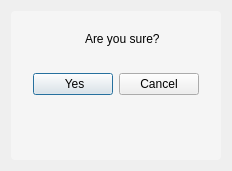
<?xml version="1.0" encoding="UTF-8"?>
<ui version="4.0">
 <class>ExitDialog</class>
 <widget class="QDialog" name="ExitDialog">
  <property name="geometry">
   <rect>
    <x>0</x>
    <y>0</y>
    <width>232</width>
    <height>171</height>
   </rect>
  </property>
  <property name="windowTitle">
   <string>Exit Waring</string>
  </property>
  <property name="styleSheet">
   <string notr="true"> 
#widget_back{
	background-color: rgba(255, 255, 255, 100);
		border-radius:4px;
}</string>
  </property>
  <layout class="QHBoxLayout" name="horizontalLayout_3">
   <item>
    <widget class="QWidget" name="widget_back" native="true">
     <layout class="QVBoxLayout" name="verticalLayout">
      <item>
       <widget class="QWidget" name="widget" native="true">
        <layout class="QHBoxLayout" name="horizontalLayout">
         <item>
          <spacer name="horizontalSpacer_3">
           <property name="orientation">
            <enum>Qt::Horizontal</enum>
           </property>
           <property name="sizeHint" stdset="0">
            <size>
             <width>40</width>
             <height>20</height>
            </size>
           </property>
          </spacer>
         </item>
         <item>
          <widget class="QLabel" name="label_2">
           <property name="text">
            <string/>
           </property>
           <property name="pixmap">
            <pixmap resource="../../rs/main_rs.qrc">:/mainrs/icon_wen.png</pixmap>
           </property>
          </widget>
         </item>
         <item>
          <widget class="QLabel" name="label">
           <property name="text">
            <string>Are you sure?</string>
           </property>
          </widget>
         </item>
         <item>
          <spacer name="horizontalSpacer_4">
           <property name="orientation">
            <enum>Qt::Horizontal</enum>
           </property>
           <property name="sizeHint" stdset="0">
            <size>
             <width>40</width>
             <height>20</height>
            </size>
           </property>
          </spacer>
         </item>
        </layout>
       </widget>
      </item>
      <item>
       <widget class="QWidget" name="widget_2" native="true">
        <layout class="QHBoxLayout" name="horizontalLayout_2">
         <item>
          <spacer name="horizontalSpacer">
           <property name="orientation">
            <enum>Qt::Horizontal</enum>
           </property>
           <property name="sizeHint" stdset="0">
            <size>
             <width>40</width>
             <height>20</height>
            </size>
           </property>
          </spacer>
         </item>
         <item>
          <widget class="QPushButton" name="pushButton_2">
           <property name="text">
            <string>  Yes </string>
           </property>
          </widget>
         </item>
         <item>
          <widget class="QPushButton" name="pushButton">
           <property name="text">
            <string>Cancel</string>
           </property>
          </widget>
         </item>
         <item>
          <spacer name="horizontalSpacer_2">
           <property name="orientation">
            <enum>Qt::Horizontal</enum>
           </property>
           <property name="sizeHint" stdset="0">
            <size>
             <width>40</width>
             <height>20</height>
            </size>
           </property>
          </spacer>
         </item>
        </layout>
       </widget>
      </item>
      <item>
       <spacer name="verticalSpacer">
        <property name="orientation">
         <enum>Qt::Vertical</enum>
        </property>
        <property name="sizeHint" stdset="0">
         <size>
          <width>20</width>
          <height>40</height>
         </size>
        </property>
       </spacer>
      </item>
     </layout>
    </widget>
   </item>
  </layout>
 </widget>
 <resources>
  <include location="../../rs/main_rs.qrc"/>
 </resources>
 <connections/>
</ui>
